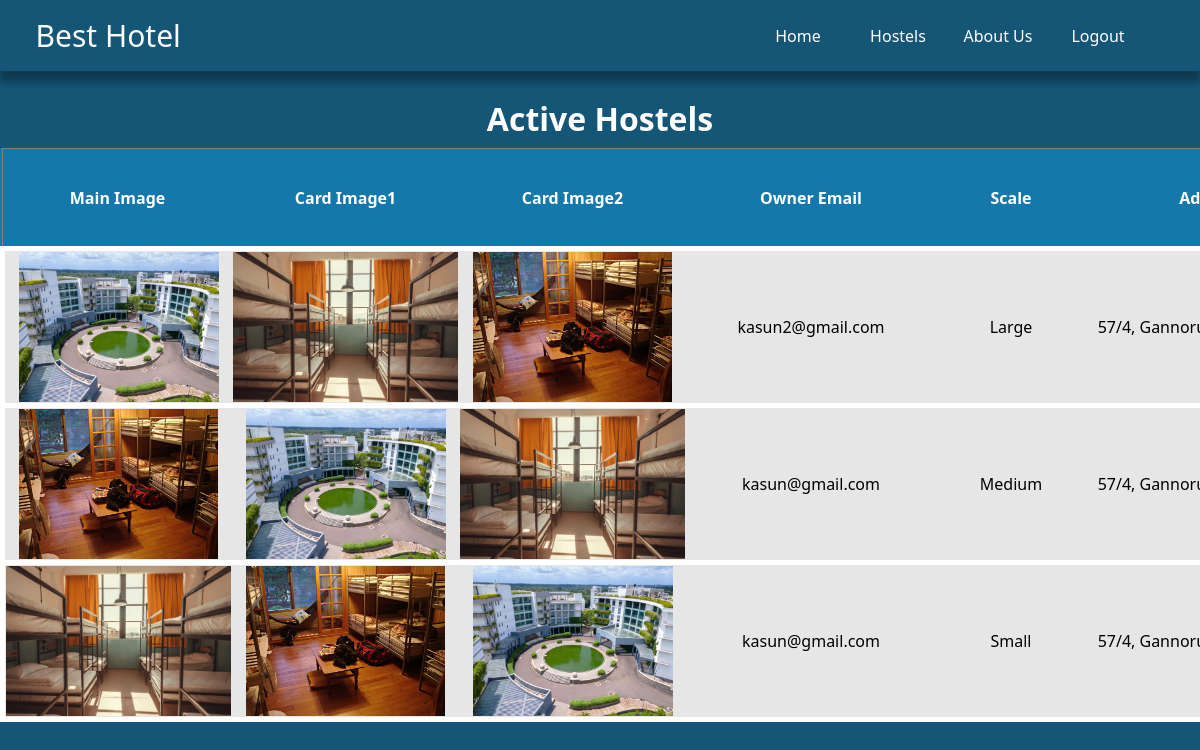
The app's page /admin/adminMangeHostels.php (signed in) with its own data.
### tables this page shows
CREATE TABLE `hostels` (
  `hostelId` int(64) NOT NULL,
  `ownerEmail` varchar(64) NOT NULL,
  `hostelName` varchar(64) NOT NULL,
  `scale` varchar(24) NOT NULL,
  `address` varchar(128) NOT NULL,
  `gMapLink` text NOT NULL,
  `roomCount` int(24) NOT NULL,
  `studentsPerRoom` int(24) NOT NULL,
  `description` text NOT NULL,
  `mainImagePath` text NOT NULL,
  `cardImagePath1` text NOT NULL,
  `cardImagePath2` text NOT NULL
);

### admin/adminMangeHostels.php (the view, shortened to what this page needs)
<?php
include_once "headerAdmin.php";
include_once "../includes/dbh.inc.php";
$select = mysqli_query($conn, "SELECT * FROM hostels ORDER BY hostelId DESC;");
?>
<link rel="stylesheet" href="ownerAdmin.css">
<center>
    <h2 style="color: white; background-color: #155576; margin-bottom: -10px; padding-bottom: 20px; padding-top: 100px;"><b>Active Hostels</b></h2>
</center>
<section class="section2">
    <table class="section2Table" border="1">
        <tr style="height: 100px; background-color: #1478aa;">
            <th style="min-width: 150px;">Main Image</th>
            <th style="min-width: 150px;">Card Image1</th>
            <th style="min-width: 150px;">Card Image2</th>
            <th style="min-width: 250px;">Owner Email</th>
            <th style="min-width: 150px;">Scale</th>
            <th style="min-width: 250px;">Address</th>
        </tr>
        <?php while ($row = mysqli_fetch_assoc($select)) {
        ?>
            <tr class="dataRows" style="border: solid 5px #ffffff;">
                <td class="product-image">
                    <img src="../assets/uploaded/main/<?php echo $row['mainImagePath']; ?>" class="image-front productImg-link" style="height: 150px;">
                </td>
                <td class="product-image" ><img src="../assets/uploaded/card1/<?php echo $row['cardImagePath1']; ?>" class="image-front productImg-link"></td>
                <td class="product-image"><img src="../assets/uploaded/card2/<?php echo $row['cardImagePath2']; ?>" class="image-front productImg-link"></td>
                <td class="product-des" ><?php echo $row['ownerEmail']; ?></td>
                <td class="product-des"><?php echo $row['scale']; ?></td>
                <td class="product-des"><?php echo $row['address']; ?></td>
            </tr>
        <?php } ?>
    </table>
</section>

### admin/ownerAdmin.css (style rules this page uses)
html, body { margin: 0; background-color: #155576; }
.section2 { background-color: #155576; height: 100% !important; width: 100%; overflow-x: auto !important; }
.section2Table { background-color: #1478aa !important; width: 90% !important; text-align: center; color: rgb(255, 255, 255) !important; border-collapse: collapse; border-spacing: 0; }
.dataRows { background-color: #e6e6e6; text-align: center; color: black; }
.image-front { height: 150px; display: block; margin-left: auto; margin-right: auto; }

### records on screen
hostels: mainImagePath (picture), cardImagePath1 (picture), cardImagePath2 (picture), ownerEmail "kasun2@gmail.com", scale "Large", address "57/4,…"
hostels: mainImagePath (picture), cardImagePath1 (picture), cardImagePath2 (picture), ownerEmail "kasun@gmail.com", scale "Medium", address "57/4,…"
hostels: mainImagePath (picture), cardImagePath1 (picture), cardImagePath2 (picture), ownerEmail "kasun@gmail.com", scale "Small", address "57/4,…"
